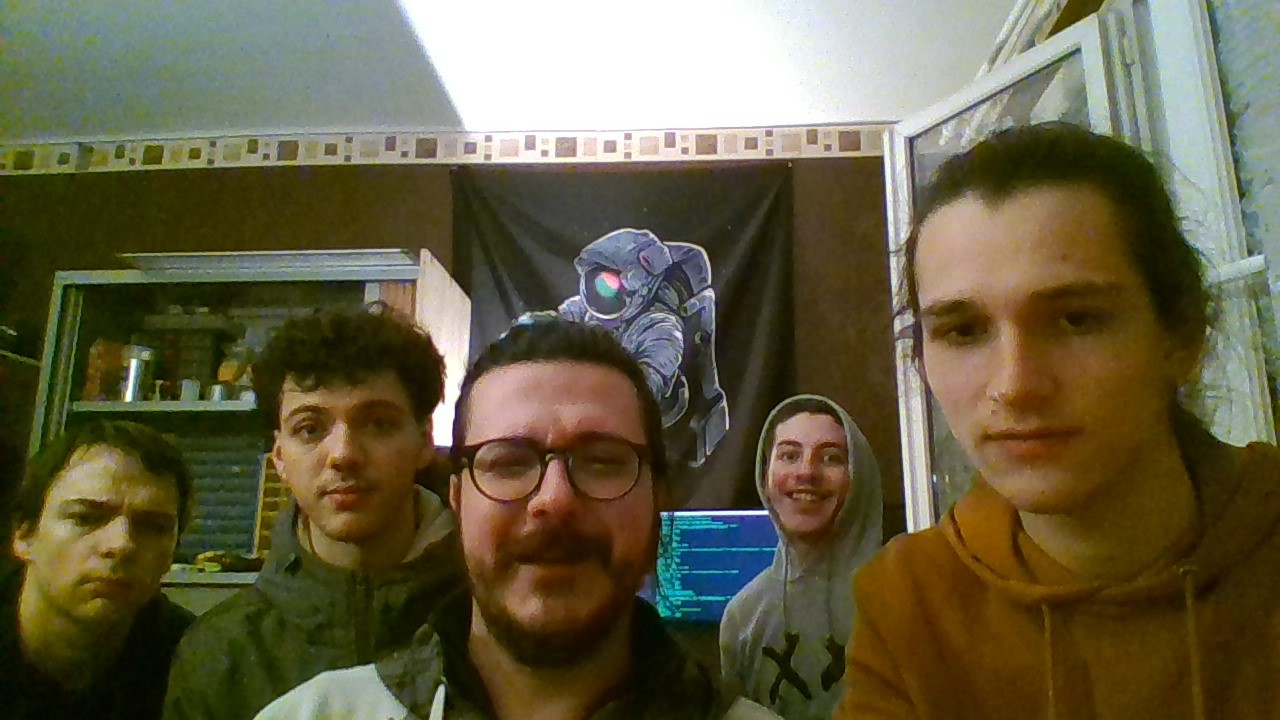
#> input picture test-image.jpg, 1280 x 720 px
$ python detection.py
#> lines starting #> are read from the running program, lines starting #| are printed output that depends on the picture
#> further down, testImage is the input picture: shape (720, 1280, 3); mean R, G, B 100.5, 94.3, 67.9
import skimage
import matplotlib.pyplot as plt
from skimage import io
from skimage.feature import Cascade
from matplotlib import patches

def detectFaces(image, size):
    # Charge le fichier contenant le modèle préentraîné
#> called with size = (50, 300)
    trained = skimage.data.lbp_frontal_face_cascade_filename()

    # Détecteur
    detector = Cascade(trained)
    detected = detector.detect_multi_scale(image, scale_factor=1.2,
                                        step_ratio=1,
                                        min_size=(size[0], size[0]),
                                        max_size=(size[1], size[1]))
#> detected = 5 items

    if __name__ == '__main__':
        _, ax = plt.subplots()

        plt.imshow(image, cmap="gray")

        for patch in detected:
            ax.add_patch(
                patches.Rectangle(
                    (patch['c'], patch['r']),
                    patch['width'],
                    patch['height'],
                    fill=False,
                    color='r',
                    linewidth=2
                )
            )
#> this loop made 5 passes
#> patch on passes 1 to 5: {'r': 390, 'c': 444, 'width': 199, 'height': 199}, {'r': 407, 'c': 737, 'width': 124, 'height': 124}, {'r': 253, 'c': 904, 'width': 231, 'height': 231}, {'r': 459, 'c': 34, 'width': 157, 'height': 157}, {'r': 360, 'c': 253, 'width': 175, 'height': 175}

        plt.show()
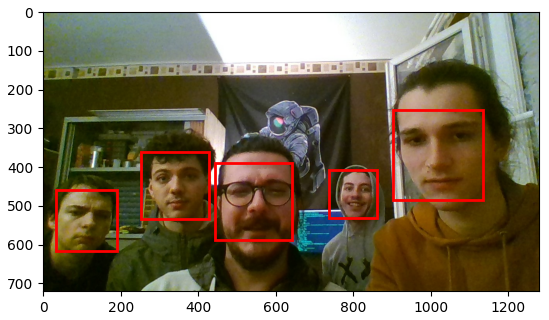
#> figure drawn by matplotlib, 1 panel

    facesCoords = []
    for patch in detected:
        facesCoords.append((patch['c'], patch['r'], patch['width'], patch['height']))
#> after the loop, facesCoords = [(444, 390, 199, 199), (737, 407, 124, 124), (904, 253, 231, 231), (34, 459, 157, 157), (253, 360, 175, 175)]
    return facesCoords

if __name__ == '__main__':
    testImage = io.imread("test-image.jpg")
    print(detectFaces(testImage, (50, 300)))
#| [(444, 390, 199, 199), (737, 407, 124, 124), (904, 253, 231, 231), (34, 459, 157, 157), (253, 360, 175, 175)]
